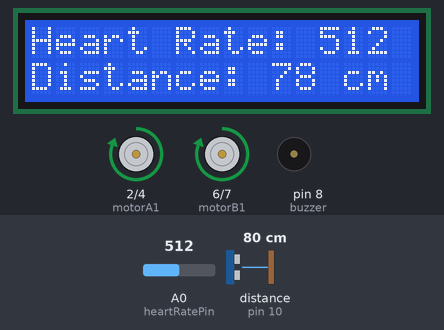
Bench run of a sketch on a simulated Arduino Uno, built with avr-gcc and run on an emulated ATmega328P. On the bench: 16×2 character LCD, motor-driver pin pairs drawn as motors (green arrow = first pin HIGH = forward, orange = second pin HIGH = backward, longer = more drive, scaled by the enable pin), buzzer (waves = sounding, pin HIGH). Wiring (inferred from the names in the program): ultrasonic range finder: trigger pin 9; echo pin 10. Inputs (shaded band) come from the test bench; at power-on: distance to the obstacle (sensor on pin 10) 80 cm, A0 (heartRatePin) = 512. The echo pulse lasts 58.3 µs per cm; pins used as bus, display or sensor lines are not drawn.

Above: at 1.2 s.
1.3 s: distance to the obstacle (sensor on pin 10) set to 18 cm
At 1.9 s:
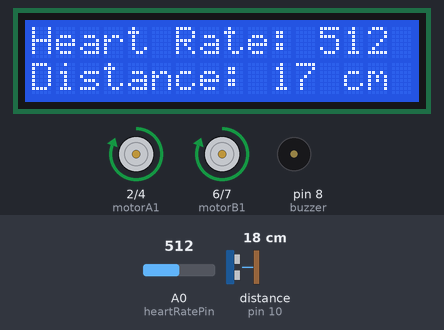
2.8 s: distance to the obstacle (sensor on pin 10) set to 14 cm
At 4.0 s:
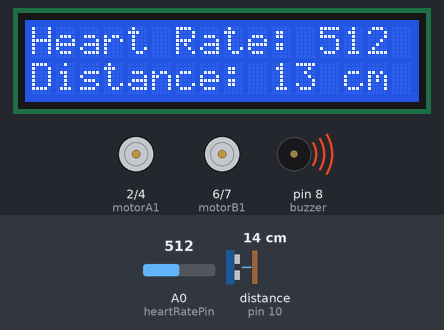
4.3 s: distance to the obstacle (sensor on pin 10) set to 2 cm
At 5.4 s:
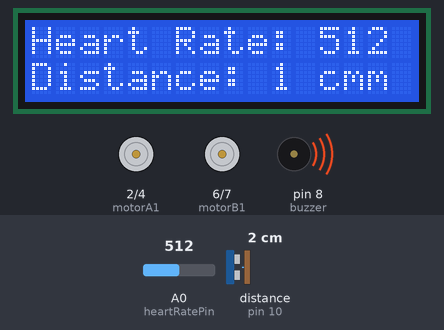
7.1 s: A0 (heartRatePin) set to 1023
At 7.32 s:
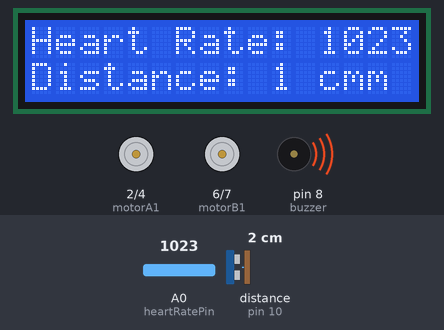
8.6 s: A0 (heartRatePin) set to 900
At 9.4 s:
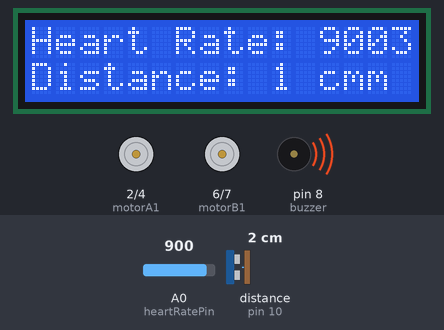
10.1 s: A0 (heartRatePin) set to 716
At 11.2 s:
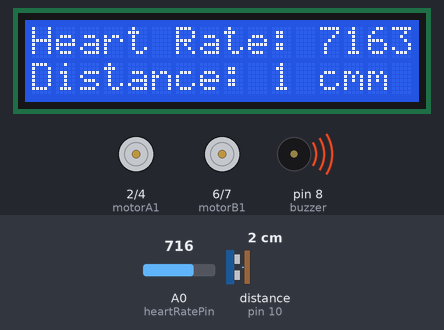
Timing chart, 0 to 12.6 s (numbered marks = the images above; inputs shaded):
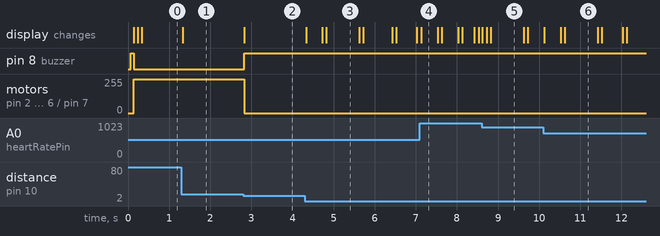

The sketch:

mi_code1.ino
```cpp
#include <Wire.h>
#include <LiquidCrystal_I2C.h>

// Heart Rate Sensor
const int heartRatePin = A0;
int heartRateValue = 0;

// Ultrasonic Sensor
const int trigPin = 9;
const int echoPin = 10;
long duration;
int distance;

// Motors
const int enableA = 3;
const int motorA1 = 2;
const int motorA2 = 4;
const int enableB = 5;
const int motorB1 = 6;
const int motorB2 = 7;

// Buzzer
const int buzzer = 8;

// LCD
LiquidCrystal_I2C lcd(0x27, 16, 2); // Adjust the I2C address if necessary

unsigned long previousMillis = 0;
const long interval = 100; // Adjust this value to control the update frequency

void setup() {
  // Initialize Serial Monitor
  Serial.begin(9600);

  // Initialize LCD
  lcd.init();
  lcd.backlight();

  // Initialize Ultrasonic Sensor
  pinMode(trigPin, OUTPUT);
  pinMode(echoPin, INPUT);

  // Initialize Motors
  pinMode(enableA, OUTPUT);
  pinMode(motorA1, OUTPUT);
  pinMode(motorA2, OUTPUT);
  pinMode(enableB, OUTPUT);
  pinMode(motorB1, OUTPUT);
  pinMode(motorB2, OUTPUT);

  // Initialize Buzzer
  pinMode(buzzer, OUTPUT);

  // Start Motors
  digitalWrite(enableA, HIGH);
  digitalWrite(enableB, HIGH);
}

void loop() {
  unsigned long currentMillis = millis();

  if (currentMillis - previousMillis >= interval) {
    previousMillis = currentMillis;

    // Read Heart Rate
    heartRateValue = analogRead(heartRatePin);

    // Calculate Distance
    digitalWrite(trigPin, LOW);
    delayMicroseconds(2);
    digitalWrite(trigPin, HIGH);
    delayMicroseconds(10);
    digitalWrite(trigPin, LOW);
    duration = pulseIn(echoPin, HIGH);
    distance = duration * 0.034 / 2;

    // Display Heart Rate and Distance on LCD
    lcd.setCursor(0, 0);
    lcd.print("Heart Rate: ");
    lcd.print(heartRateValue);
    lcd.setCursor(0, 1);
    lcd.print("Distance: ");
    lcd.print(distance);
    lcd.print(" cm");
  }

  // Obstacle Avoidance Logic
  if (distance < 15) {
    // Stop Motors
    digitalWrite(motorA1, LOW);
    digitalWrite(motorA2, LOW);
    digitalWrite(motorB1, LOW);
    digitalWrite(motorB2, LOW);

    // Activate Buzzer
    digitalWrite(buzzer, HIGH);
  } else {
    // Move Forward
    digitalWrite(motorA1, HIGH);
    digitalWrite(motorA2, LOW);
    digitalWrite(motorB1, HIGH);
    digitalWrite(motorB2, LOW);

    // Deactivate Buzzer
    digitalWrite(buzzer, LOW);
  }
}
```

Measured:
- the behaviour switches between 16 and 15 cm on distance to the obstacle (sensor on pin 10) (found by bisection; images 1 and 2)
- after the input at 1.3 s, the display: changes at once (image 1)
- after the input at 2.8 s, pin 8 (buzzer): LOW → HIGH at once; motor on pin 2 (motorA1) / pin 4 (motorA2), motor on pin 6 (motorB1) / pin 7 (motorB2): forward 255/255 → stopped at once; the display: changes at once (image 2)
- after the input at 4.3 s, the display: changes at once (image 3)
- after the input at 7.1 s, the display: changes at once (image 4)
- after the input at 8.6 s, the display: changes at once (image 5)
- after the input at 10.1 s, the display: changes at once (image 6)
